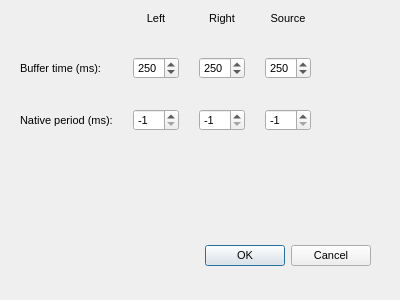
<?xml version="1.0" encoding="UTF-8"?>
<ui version="4.0">
 <class>Dialog</class>
 <widget class="QDialog" name="Dialog">
  <property name="geometry">
   <rect>
    <x>0</x>
    <y>0</y>
    <width>400</width>
    <height>300</height>
   </rect>
  </property>
  <property name="minimumSize">
   <size>
    <width>400</width>
    <height>300</height>
   </size>
  </property>
  <property name="maximumSize">
   <size>
    <width>400</width>
    <height>300</height>
   </size>
  </property>
  <property name="windowTitle">
   <string>Preferences</string>
  </property>
  <property name="styleSheet">
   <string notr="true">font-size: 11px;</string>
  </property>
  <widget class="QDialogButtonBox" name="buttonBox">
   <property name="geometry">
    <rect>
     <x>30</x>
     <y>240</y>
     <width>341</width>
     <height>32</height>
    </rect>
   </property>
   <property name="orientation">
    <enum>Qt::Orientation::Horizontal</enum>
   </property>
   <property name="standardButtons">
    <set>QDialogButtonBox::StandardButton::Cancel|QDialogButtonBox::StandardButton::Ok</set>
   </property>
  </widget>
  <widget class="QWidget" name="layoutWidget">
   <property name="geometry">
    <rect>
     <x>20</x>
     <y>10</y>
     <width>291</width>
     <height>121</height>
    </rect>
   </property>
   <layout class="QGridLayout" name="gridLayout">
    <property name="horizontalSpacing">
     <number>20</number>
    </property>
    <property name="verticalSpacing">
     <number>30</number>
    </property>
    <item row="0" column="1">
     <widget class="QLabel" name="leftLabel">
      <property name="text">
       <string>Left</string>
      </property>
      <property name="alignment">
       <set>Qt::AlignmentFlag::AlignCenter</set>
      </property>
     </widget>
    </item>
    <item row="0" column="2">
     <widget class="QLabel" name="rightLabel">
      <property name="text">
       <string>Right</string>
      </property>
      <property name="alignment">
       <set>Qt::AlignmentFlag::AlignCenter</set>
      </property>
     </widget>
    </item>
    <item row="0" column="3">
     <widget class="QLabel" name="sourceLabel">
      <property name="text">
       <string>Source</string>
      </property>
      <property name="alignment">
       <set>Qt::AlignmentFlag::AlignCenter</set>
      </property>
     </widget>
    </item>
    <item row="1" column="0">
     <widget class="QLabel" name="bufferLabel">
      <property name="text">
       <string>Buffer time (ms):</string>
      </property>
     </widget>
    </item>
    <item row="1" column="1">
     <widget class="QSpinBox" name="leftBufferSpinBox">
      <property name="maximum">
       <number>999</number>
      </property>
      <property name="singleStep">
       <number>10</number>
      </property>
      <property name="value">
       <number>250</number>
      </property>
     </widget>
    </item>
    <item row="1" column="2">
     <widget class="QSpinBox" name="rightBufferSpinBox">
      <property name="maximum">
       <number>999</number>
      </property>
      <property name="singleStep">
       <number>10</number>
      </property>
      <property name="value">
       <number>250</number>
      </property>
     </widget>
    </item>
    <item row="1" column="3">
     <widget class="QSpinBox" name="sourceBufferSpinBox">
      <property name="maximum">
       <number>999</number>
      </property>
      <property name="singleStep">
       <number>10</number>
      </property>
      <property name="value">
       <number>250</number>
      </property>
     </widget>
    </item>
    <item row="2" column="0">
     <widget class="QLabel" name="NativePeriodLabel">
      <property name="toolTip">
       <string>&lt;span style=&quot;color:red; font-weight:bold;&quot;&gt;⚠ Use with Caution&lt;/span&gt;</string>
      </property>
      <property name="text">
       <string>Native period (ms):</string>
      </property>
     </widget>
    </item>
    <item row="2" column="1">
     <widget class="QSpinBox" name="leftNativePeriodSpinBox">
      <property name="toolTip">
       <string>Set to -1 to restore the default value.</string>
      </property>
      <property name="minimum">
       <number>-1</number>
      </property>
      <property name="maximum">
       <number>999</number>
      </property>
      <property name="singleStep">
       <number>10</number>
      </property>
      <property name="value">
       <number>-1</number>
      </property>
     </widget>
    </item>
    <item row="2" column="2">
     <widget class="QSpinBox" name="rightNativePeriodSpinBox">
      <property name="toolTip">
       <string>Set to -1 to restore the default value.</string>
      </property>
      <property name="minimum">
       <number>-1</number>
      </property>
      <property name="maximum">
       <number>999</number>
      </property>
      <property name="singleStep">
       <number>10</number>
      </property>
      <property name="value">
       <number>-1</number>
      </property>
     </widget>
    </item>
    <item row="2" column="3">
     <widget class="QSpinBox" name="sourceNativePeriodSpinBox">
      <property name="toolTip">
       <string>Set to -1 to restore the default value.</string>
      </property>
      <property name="minimum">
       <number>-1</number>
      </property>
      <property name="maximum">
       <number>999</number>
      </property>
      <property name="singleStep">
       <number>10</number>
      </property>
      <property name="value">
       <number>-1</number>
      </property>
     </widget>
    </item>
   </layout>
  </widget>
 </widget>
 <resources/>
 <connections>
  <connection>
   <sender>buttonBox</sender>
   <signal>accepted()</signal>
   <receiver>Dialog</receiver>
   <slot>accept()</slot>
   <hints>
    <hint type="sourcelabel">
     <x>248</x>
     <y>254</y>
    </hint>
    <hint type="destinationlabel">
     <x>157</x>
     <y>274</y>
    </hint>
   </hints>
  </connection>
  <connection>
   <sender>buttonBox</sender>
   <signal>rejected()</signal>
   <receiver>Dialog</receiver>
   <slot>reject()</slot>
   <hints>
    <hint type="sourcelabel">
     <x>316</x>
     <y>260</y>
    </hint>
    <hint type="destinationlabel">
     <x>286</x>
     <y>274</y>
    </hint>
   </hints>
  </connection>
 </connections>
</ui>
